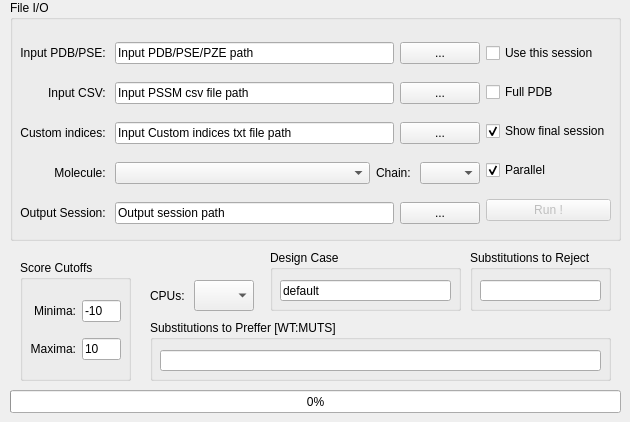
    <widget class="QWidget" name="tab_load_PSSM">
     <attribute name="title">
      <string>Load Mutants</string>
     </attribute>
     <widget class="QGroupBox" name="groupBox_4">
      <property name="geometry">
       <rect>
        <x>10</x>
        <y>0</y>
        <width>611</width>
        <height>241</height>
       </rect>
      </property>
      <property name="title">
       <string>File I/O</string>
      </property>
      <widget class="QWidget" name="horizontalLayoutWidget_3">
       <property name="geometry">
        <rect>
         <x>10</x>
         <y>30</y>
         <width>591</width>
         <height>208</height>
        </rect>
       </property>
       <layout class="QHBoxLayout" name="horizontalLayout_IO">
        <item>
         <layout class="QGridLayout" name="gridLayout_IO">
          <item row="0" column="1">
           <layout class="QHBoxLayout" name="horizontalLayout_17">
            <item>
             <widget class="QLineEdit" name="lineEdit_input_pse_2">
              <property name="text">
               <string>Input PDB/PSE/PZE path</string>
              </property>
             </widget>
            </item>
            <item>
             <widget class="QPushButton" name="pushButton_open_input_pse_2">
              <property name="text">
               <string>...</string>
              </property>
             </widget>
            </item>
           </layout>
          </item>
          <item row="2" column="0">
           <widget class="QLabel" name="label_input_pssm_csv_2">
            <property name="text">
             <string>Custom indices: </string>
            </property>
            <property name="alignment">
             <set>Qt::AlignRight|Qt::AlignTrailing|Qt::AlignVCenter</set>
            </property>
           </widget>
          </item>
          <item row="4" column="0">
           <widget class="QLabel" name="label_output_pse_2">
            <property name="text">
             <string>Output Session: </string>
            </property>
            <property name="alignment">
             <set>Qt::AlignRight|Qt::AlignTrailing|Qt::AlignVCenter</set>
            </property>
           </widget>
          </item>
          <item row="3" column="0">
           <widget class="QLabel" name="label_molecule_2">
            <property name="text">
             <string>Molecule: </string>
            </property>
            <property name="alignment">
             <set>Qt::AlignRight|Qt::AlignTrailing|Qt::AlignVCenter</set>
            </property>
           </widget>
          </item>
          <item row="4" column="1">
           <layout class="QHBoxLayout" name="horizontalLayout_19">
            <item>
             <widget class="QLineEdit" name="lineEdit_output_pse">
              <property name="text">
               <string>Output session path</string>
              </property>
             </widget>
            </item>
            <item>
             <widget class="QPushButton" name="pushButton_open_output_pse_2">
              <property name="text">
               <string>...</string>
              </property>
             </widget>
            </item>
           </layout>
          </item>
          <item row="0" column="0">
           <widget class="QLabel" name="label_input_pse_2">
            <property name="text">
             <string>Input PDB/PSE: </string>
            </property>
            <property name="alignment">
             <set>Qt::AlignRight|Qt::AlignTrailing|Qt::AlignVCenter</set>
            </property>
           </widget>
          </item>
          <item row="1" column="0">
           <widget class="QLabel" name="label_input_pssm_csv">
            <property name="text">
             <string>Input CSV: </string>
            </property>
            <property name="alignment">
             <set>Qt::AlignRight|Qt::AlignTrailing|Qt::AlignVCenter</set>
            </property>
           </widget>
          </item>
          <item row="1" column="1">
           <layout class="QHBoxLayout" name="horizontalLayout_18">
            <item>
             <widget class="QLineEdit" name="lineEdit_input_csv">
              <property name="text">
               <string>Input PSSM csv file path</string>
              </property>
             </widget>
            </item>
            <item>
             <widget class="QPushButton" name="pushButton_open_input_csv">
              <property name="text">
               <string>...</string>
              </property>
             </widget>
            </item>
           </layout>
          </item>
          <item row="2" column="1">
           <layout class="QHBoxLayout" name="horizontalLayout_3">
            <item>
             <widget class="QLineEdit" name="lineEdit_input_customized_indices">
              <property name="text">
               <string>Input Custom indices txt file path</string>
              </property>
             </widget>
            </item>
            <item>
             <widget class="QPushButton" name="pushButton_open_customized_indices">
              <property name="text">
               <string>...</string>
              </property>
             </widget>
            </item>
           </layout>
          </item>
          <item row="3" column="1">
           <layout class="QHBoxLayout" name="horizontalLayout_30">
            <item>
             <widget class="QComboBox" name="comboBox_molecule"/>
            </item>
            <item>
             <widget class="QLabel" name="label_chainid_2">
              <property name="sizePolicy">
               <sizepolicy hsizetype="Fixed" vsizetype="Preferred">
                <horstretch>0</horstretch>
                <verstretch>0</verstretch>
               </sizepolicy>
              </property>
              <property name="text">
               <string>Chain: </string>
              </property>
              <property name="alignment">
               <set>Qt::AlignRight|Qt::AlignTrailing|Qt::AlignVCenter</set>
              </property>
             </widget>
            </item>
            <item>
             <widget class="QComboBox" name="comboBox_chainid_2">
              <property name="sizePolicy">
               <sizepolicy hsizetype="Maximum" vsizetype="Fixed">
                <horstretch>0</horstretch>
                <verstretch>0</verstretch>
               </sizepolicy>
              </property>
              <property name="maximumSize">
               <size>
                <width>60</width>
                <height>16777215</height>
               </size>
              </property>
             </widget>
            </item>
           </layout>
          </item>
         </layout>
        </item>
        <item>
         <layout class="QVBoxLayout" name="verticalLayout_7">
          <property name="sizeConstraint">
           <enum>QLayout::SetNoConstraint</enum>
          </property>
          <item>
           <widget class="QCheckBox" name="checkBox_use_this_session">
            <property name="text">
             <string>Use this session</string>
            </property>
           </widget>
          </item>
          <item>
           <widget class="QCheckBox" name="checkBox_generate_full_pdb">
            <property name="text">
             <string>Full PDB</string>
            </property>
           </widget>
          </item>
          <item>
           <widget class="QCheckBox" name="checkBox_show_final_sesion">
            <property name="text">
             <string>Show final session</string>
            </property>
            <property name="checked">
             <bool>true</bool>
            </property>
           </widget>
          </item>
          <item>
           <widget class="QCheckBox" name="checkBox_parallel">
            <property name="text">
             <string>Parallel</string>
            </property>
            <property name="checked">
             <bool>true</bool>
            </property>
           </widget>
          </item>
          <item>
           <widget class="QPushButton" name="pushButton_run_PSSM_to_pse">
            <property name="enabled">
             <bool>false</bool>
            </property>
            <property name="text">
             <string>Run !</string>
            </property>
            <property name="checkable">
             <bool>false</bool>
            </property>
           </widget>
          </item>
         </layout>
        </item>
       </layout>
      </widget>
     </widget>
     <widget class="QGroupBox" name="groupBox_preffer_substitution">
      <property name="geometry">
       <rect>
        <x>150</x>
        <y>320</y>
        <width>461</width>
        <height>61</height>
       </rect>
      </property>
      <property name="title">
       <string>Substitutions to Preffer [WT:MUTS]</string>
      </property>
      <widget class="QLineEdit" name="lineEdit_preffer_substitution">
       <property name="geometry">
        <rect>
         <x>10</x>
         <y>30</y>
         <width>441</width>
         <height>21</height>
        </rect>
       </property>
      </widget>
     </widget>
     <widget class="QGroupBox" name="groupBox_reject_substitution">
      <property name="geometry">
       <rect>
        <x>470</x>
        <y>250</y>
        <width>141</width>
        <height>61</height>
       </rect>
      </property>
      <property name="title">
       <string>Substitutions to Reject</string>
      </property>
      <widget class="QLineEdit" name="lineEdit_reject_substitution">
       <property name="geometry">
        <rect>
         <x>10</x>
         <y>30</y>
         <width>121</width>
         <height>21</height>
        </rect>
       </property>
      </widget>
     </widget>
     <widget class="QGroupBox" name="groupBox">
      <property name="geometry">
       <rect>
        <x>270</x>
        <y>250</y>
        <width>191</width>
        <height>61</height>
       </rect>
      </property>
      <property name="title">
       <string>Design Case</string>
      </property>
      <widget class="QLineEdit" name="lineEdit_design_case">
       <property name="geometry">
        <rect>
         <x>10</x>
         <y>30</y>
         <width>171</width>
         <height>21</height>
        </rect>
       </property>
       <property name="text">
        <string>default</string>
       </property>
      </widget>
     </widget>
     <widget class="QProgressBar" name="progressBar_load_mutants">
      <property name="geometry">
       <rect>
        <x>10</x>
        <y>390</y>
        <width>611</width>
        <height>23</height>
       </rect>
      </property>
      <property name="value">
       <number>0</number>
      </property>
     </widget>
     <widget class="QGroupBox" name="groupBox_score_cutoff">
      <property name="geometry">
       <rect>
        <x>20</x>
        <y>260</y>
        <width>111</width>
        <height>121</height>
       </rect>
      </property>
      <property name="title">
       <string>Score Cutoffs</string>
      </property>
      <widget class="QWidget" name="gridLayoutWidget_11">
       <property name="geometry">
        <rect>
         <x>10</x>
         <y>30</y>
         <width>91</width>
         <height>81</height>
        </rect>
       </property>
       <layout class="QGridLayout" name="gridLayout_score_cutoff">
        <item row="0" column="0">
         <widget class="QLabel" name="label_score_minima">
          <property name="text">
           <string>Minima:</string>
          </property>
          <property name="alignment">
           <set>Qt::AlignRight|Qt::AlignTrailing|Qt::AlignVCenter</set>
          </property>
         </widget>
        </item>
        <item row="0" column="1">
         <widget class="QLineEdit" name="lineEdit_score_minima">
          <property name="text">
           <string>-10</string>
          </property>
         </widget>
        </item>
        <item row="1" column="1">
         <widget class="QLineEdit" name="lineEdit_score_maxima">
          <property name="text">
           <string>10</string>
          </property>
         </widget>
        </item>
        <item row="1" column="0">
         <widget class="QLabel" name="label_score_maxima">
          <property name="text">
           <string>Maxima:</string>
          </property>
          <property name="alignment">
           <set>Qt::AlignRight|Qt::AlignTrailing|Qt::AlignVCenter</set>
          </property>
         </widget>
        </item>
       </layout>
      </widget>
     </widget>
     <widget class="QWidget" name="horizontalLayoutWidget_10">
      <property name="geometry">
       <rect>
        <x>150</x>
        <y>280</y>
        <width>111</width>
        <height>31</height>
       </rect>
      </property>
      <layout class="QHBoxLayout" name="horizontalLayout_31" stretch="0,0">
       <property name="sizeConstraint">
        <enum>QLayout::SetMinAndMaxSize</enum>
       </property>
       <item>
        <widget class="QLabel" name="label_nproc_2">
         <property name="sizePolicy">
          <sizepolicy hsizetype="Fixed" vsizetype="Maximum">
           <horstretch>0</horstretch>
           <verstretch>0</verstretch>
          </sizepolicy>
         </property>
         <property name="maximumSize">
          <size>
           <width>16777215</width>
           <height>50</height>
          </size>
         </property>
         <property name="text">
          <string>CPUs: </string>
         </property>
         <property name="alignment">
          <set>Qt::AlignRight|Qt::AlignTrailing|Qt::AlignVCenter</set>
         </property>
        </widget>
       </item>
       <item>
        <widget class="QComboBox" name="comboBox_nproc_2">
         <property name="sizePolicy">
          <sizepolicy hsizetype="Fixed" vsizetype="Maximum">
           <horstretch>0</horstretch>
           <verstretch>0</verstretch>
          </sizepolicy>
         </property>
         <property name="minimumSize">
          <size>
           <width>0</width>
           <height>0</height>
          </size>
         </property>
         <property name="maximumSize">
          <size>
           <width>60</width>
           <height>50</height>
          </size>
         </property>
        </widget>
       </item>
      </layout>
     </widget>
    </widget>
